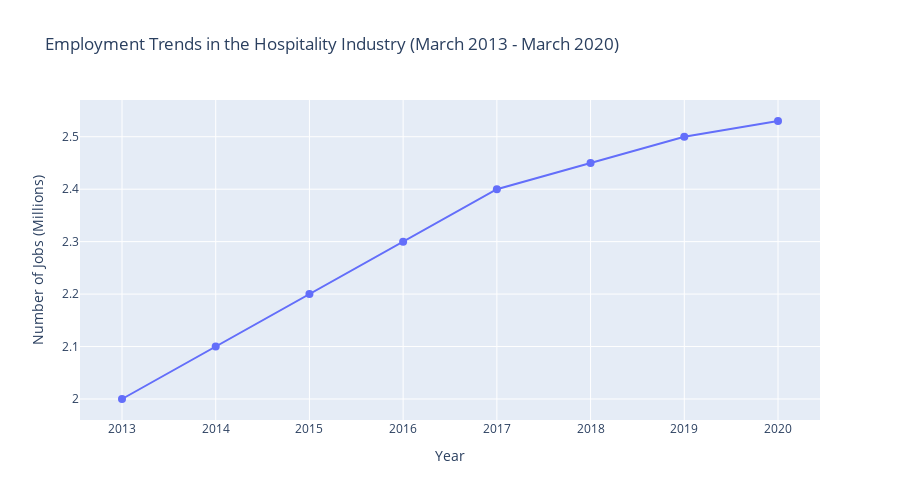

Notebook code for this chart:
### Markdown cell above
<b>Insight:</b>
<p>The line chart presents the employment trends in the hospitality industry in the UK from March 2013 to March 2020. Over this period, the number of jobs in the sector exhibited a consistent upward trajectory, indicating a significant expansion in employment opportunities.</p>

<p>Starting at around 2 million jobs in the first quarter of 2013, the industry witnessed a steady increase, reaching approximately 2.53 million jobs by the first quarter of 2020. This remarkable 25% growth surpassed the 11% increase in total jobs across the entire UK economy during the same period.</p>

<p>The hospitality industry's substantial contribution to employment is evident as it ranked as the 7th largest employer among the main 20 industrial sectors, representing 7.1% of all jobs in the economy.</p>

<p>The data underscores the hospitality industry's vital role as a major source of employment and highlights its resilience in providing job opportunities over the years. Understanding these employment trends is crucial for formulating policies and strategies to support the industry's recovery and growth, especially in the context of the challenges posed by the COVID-19 pandemic.</p>

<p>This insightful analysis of employment trends provides key indicators of the industry's overall health and its contribution to the UK labor market. As the sector continues to navigate the impacts of COVID-19, this data can serve as a valuable reference for decision-makers and stakeholders in planning and supporting the industry's future development.</p>

### Code cell
import plotly.graph_objects as go

# Data for employment in the hospitality industry
years = ["2013", "2014", "2015", "2016", "2017", "2018", "2019", "2020"]
jobs_in_sector = [2.0, 2.1, 2.2, 2.3, 2.4, 2.45, 2.5, 2.53]  # Number of jobs in millions

# Create a line chart for employment trends in the hospitality industry
fig = go.Figure(go.Scatter(
    x=years,
    y=jobs_in_sector,
    mode='lines+markers',
    marker=dict(size=8),
))

fig.update_layout(
    title="Employment Trends in the Hospitality Industry (March 2013 - March 2020)",
    xaxis_title="Year",
    yaxis_title="Number of Jobs (Millions)",
    height=500,  # Set the height to 500 pixels
)

# Show the line chart
fig.show()

### Figure 1 — Plotly figure (JSON) as saved in the notebook; plotly's stock layout.template omitted (floating-point values rounded to 4 significant figures)
{"data": [{"marker": {"size": 8}, "mode": "lines+markers", "type": "scatter", "x": ["2013", "2014", "2015", "2016", "2017", "2018", "2019", "2020"], "y": [2, 2.1, 2.2, 2.3, 2.4, 2.45, 2.5, 2.53]}], "layout": {"height": 500, "title": {"text": "Employment Trends in the Hospitality Industry (March 2013 - March 2020)"}, "xaxis": {"title": {"text": "Year"}}, "yaxis": {"title": {"text": "Number of Jobs (Millions)"}}}}
